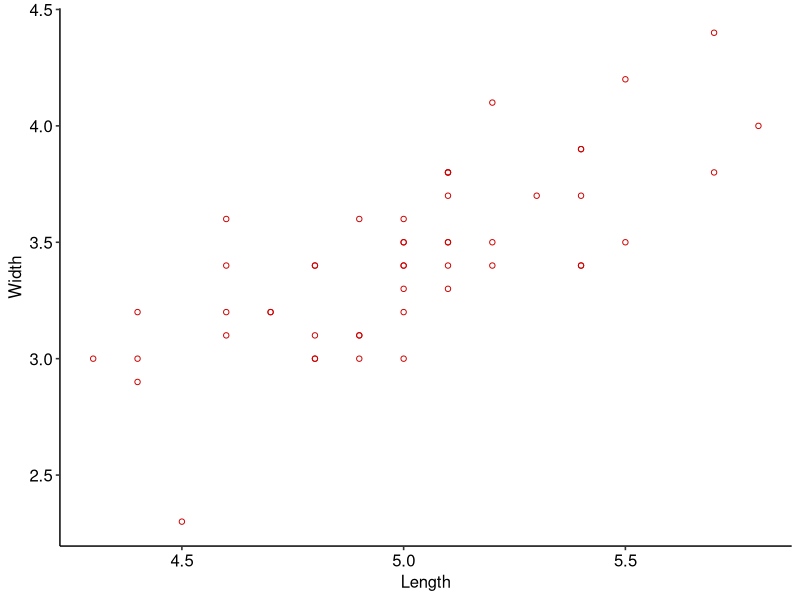
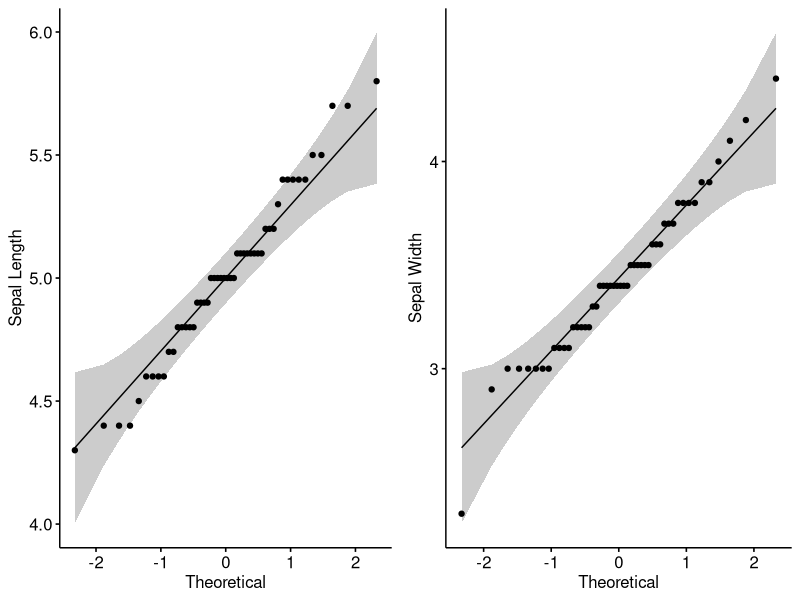
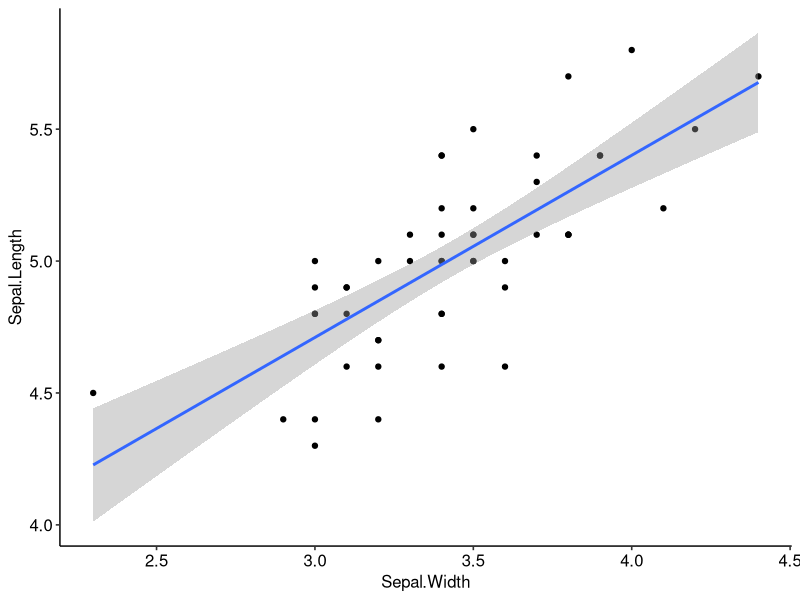

Write the R code that produced these figures, in order.
## ---- chunk 1
library(tidyverse)
library(ggpubr)
knitr::opts_chunk$set(echo = TRUE,
                      comment = "R>",
                      message = FALSE,
                      warning = FALSE,
                      include = TRUE,
                      fig.retina = 3,
                      fig.width = 6,
                      fig.height = 3.6,
                      fig.align = "center")
## ---- chunk 2
data(iris)
head(iris)
## ---- chunk 3
summary(iris)
## ---- chunk 4
setosa <- iris %>%
  filter(Species == "setosa") %>%
  select(-Species)

ggplot(data = setosa, aes(x = Sepal.Length,
                          y = Sepal.Width)) +
  geom_point(shape = 1, colour = "red3") +
  labs(x = "Length", y = "Width") + theme_pubr()
## ---- chunk 5
shapiro.test(setosa$Sepal.Length)
shapiro.test(setosa$Sepal.Width)
## ---- chunk 6
plt_a <- ggqqplot(setosa$Sepal.Length, ylab = "Sepal Length") # a ggpubr function
plt_b <- ggqqplot(setosa$Sepal.Width, ylab = "Sepal Width")
ggarrange(plt_a, plt_b, ncol = 2)  # a ggpubr function
## ---- chunk 7
ggplot(data = setosa, aes(x = Sepal.Width, y = Sepal.Length)) +
  geom_point() +
  geom_smooth(method = "lm") + theme_pubr()
